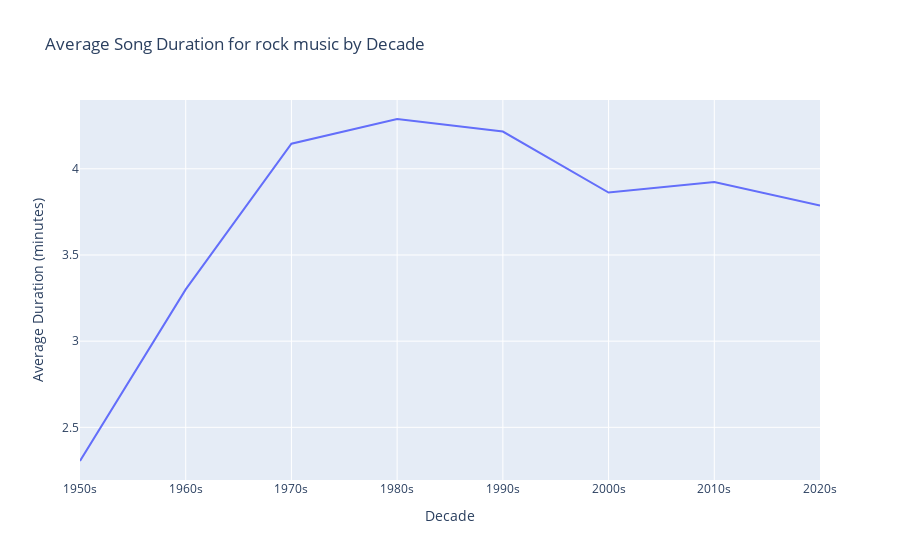

Notebook source saved alongside this figure:
### Code cell
genre = input("Enter a music genre: ")
selected_data = big_df[big_df['main_genre'] == genre.lower()]
selected_data = selected_data.groupby('decade').mean(numeric_only=True)
fig = go.Figure(data=go.Scatter(x=selected_data.index, y = selected_data['minutes'], mode='lines'))
fig.update_layout(title='Average Song Duration for ' + genre +' music by Decade', xaxis_title='Decade', yaxis_title='Average Duration (minutes)')

### Figure 1 — Plotly figure (JSON) as saved in the notebook; plotly's stock layout.template omitted (floating-point values rounded to 4 significant figures)
{"data": [{"mode": "lines", "type": "scatter", "x": ["1950s", "1960s", "1970s", "1980s", "1990s", "2000s", "2010s", "2020s"], "y": [2.305, 3.3, 4.146, 4.289, 4.216, 3.862, 3.923, 3.786]}], "layout": {"autosize": true, "title": {"text": "Average Song Duration for rock music by Decade"}, "xaxis": {"autorange": true, "range": [0, 7], "title": {"text": "Decade"}, "type": "category"}, "yaxis": {"autorange": true, "range": [2.194, 4.399], "title": {"text": "Average Duration (minutes)"}, "type": "linear"}}}
